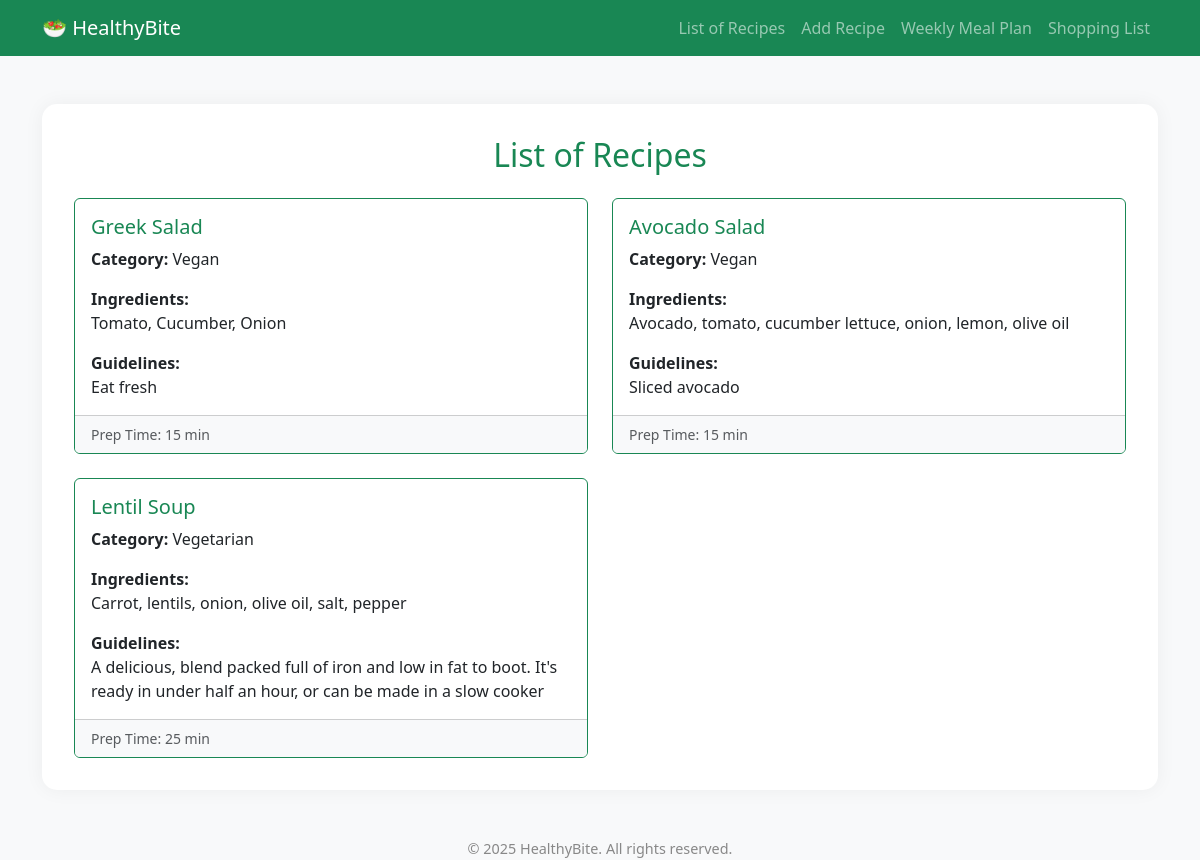
Before: / with the older database file.
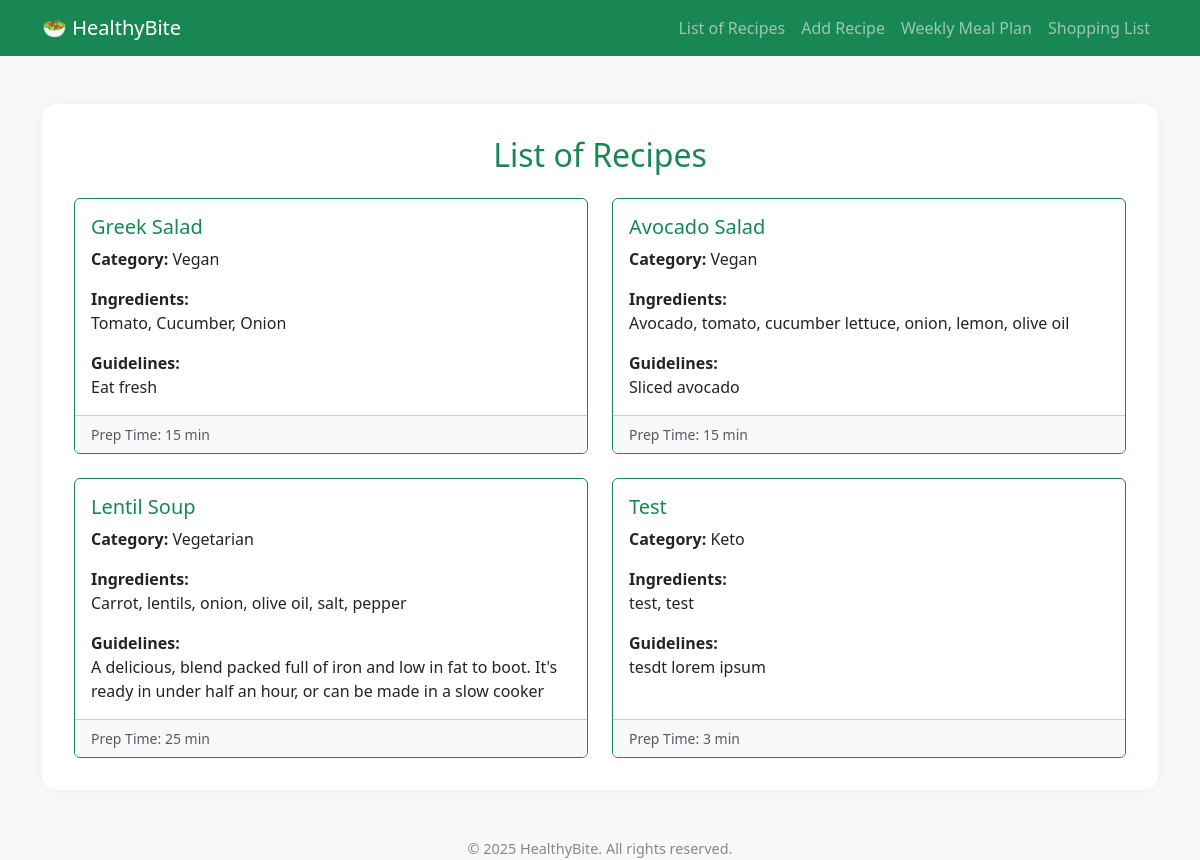
After: the same page with the newer database file.
### app/models/recipe_models.py (models this page shows)
class Recipe(db.Model):
    id = db.Column(db.Integer, primary_key=True)
    name = db.Column(db.String(100), nullable=False)
    category = db.Column(db.String(50))
    ingredients = db.Column(db.Text)
    instructions = db.Column(db.Text)
    prep_time = db.Column(db.Integer)

### app/controllers.py (the view)
@app.route('/')
def index():
    recipes = recipe_service.get_all_recipes()
    return render_template('index.html', recipes=recipes)

### app/services/concrete_recipe_service.py (called while the page is built)
    def get_all_recipes(self) -> list[Recipe]:
        return Recipe.query.all()

### app/templates/index.html
{% extends 'base.html' %}
{% block content %}
  <h2 class="text-center mb-4 text-success">List of Recipes</h2>
  {% if recipes %}
    <div class="row row-cols-1 row-cols-md-2 g-4">
      {% for recipe in recipes %}
      <div class="col">
        <div class="card h-100 border-success">
          <div class="card-body">
            <h5 class="card-title text-success">{{ recipe.name }}</h5>
            <p class="card-text"><strong>Category:</strong> {{ recipe.category or 'No Category' }}</p>
            <p class="card-text"><strong>Ingredients:</strong><br> {{ recipe.ingredients }}</p>
            <p class="card-text"><strong>Guidelines:</strong><br> {{ recipe.instructions }}</p>
          </div>
          <div class="card-footer bg-light d-flex justify-content-between align-items-center">
            <small class="text-muted">Prep Time: {{ recipe.prep_time }} min</small>
          </div>
        </div>
      </div>
      {% endfor %}
    </div>
  {% else %}
    <div class="alert alert-warning text-center" role="alert">
      There's no recipes registered yet.
    </div>
  {% endif %}
{% endblock %}

### app/templates/base.html (shortened to what this page needs)
<!doctype html>
<html lang="en">
<head>
  <link href="https://cdn.jsdelivr.net/npm/bootstrap@5.3.0/dist/css/bootstrap.min.css" rel="stylesheet">
</head>
<body>
  <nav class="navbar navbar-expand-lg navbar-dark bg-success">
    <div class="container">
      <a class="navbar-brand" href="{{ url_for('index') }}">🥗 HealthyBite</a>
      <div class="collapse navbar-collapse">
        <ul class="navbar-nav ms-auto">
          <li class="nav-item"><a class="nav-link" href="{{ url_for('index') }}">List of Recipes</a></li>
          <li class="nav-item"><a class="nav-link" href="{{ url_for('add_recipe') }}">Add Recipe</a></li>
          <li class="nav-item"><a class="nav-link" href="{{ url_for('meal_planner') }}">Weekly Meal Plan</a></li>
          <li class="nav-item"><a class="nav-link" href="{{ url_for('shopping_list') }}">Shopping List</a></li>
        </ul>
      </div>
    </div>
  </nav>
  <div class="container my-5">
    <div class="container-box">
      {% block content %}{% endblock %}
    </div>
  </div>
<footer>
  &copy; {{ 2025 }} HealthyBite. All rights reserved.
</footer>
</body>
</html>

### app/templates/base.html (style rules this page uses)
body { background-color: #f8f9fa; }
.container-box { background: white; padding: 2rem; border-radius: 15px; box-shadow: 0 0 20px rgba(0,0,0,0.05); }
footer { margin-top: 2rem; text-align: center; font-size: 0.9rem; color: #888; }

Changed rows visible on the page:
added Recipe: name "Test", category "Keto", ingredients "test, test", instructions "tesdt lorem ipsum", prep_time "3"
